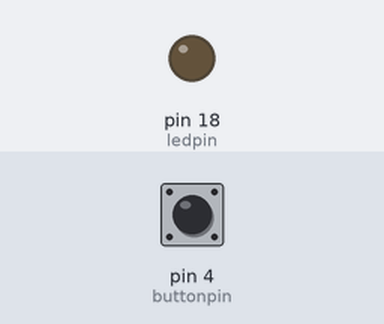
Bench run of a sketch on a simulated Arduino Uno, built with avr-gcc and run on an emulated ATmega328P. Parts: output pins drawn as LEDs (lit = HIGH). Inputs (shaded band) come from the test bench; at power-on: pin 4 (buttonpin) HIGH. What the sketch prints to the serial monitor is not drawn.

Above: at 1.2 s.
1.3 s: pin 4 (buttonpin) pulled LOW for 0.15 s
At 1.37 s:
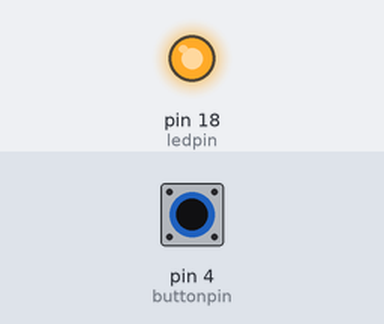
2.9 s: pin 4 (buttonpin) pulled LOW for 3.2 s
At 7.3 s:
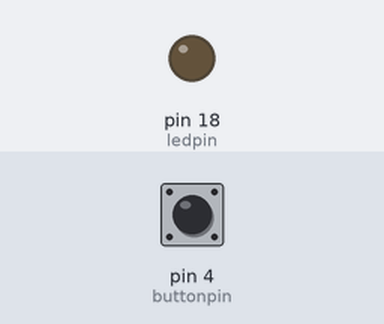
7.6 s: pin 4 (buttonpin) driven LOW
At 8.7 s:
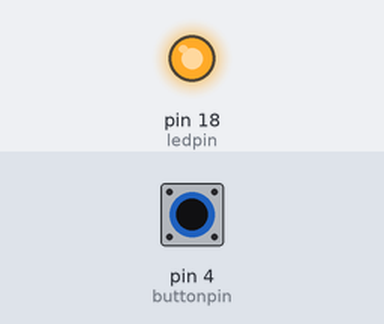
10.6 s: pin 4 (buttonpin) driven HIGH
At 10.9 s:
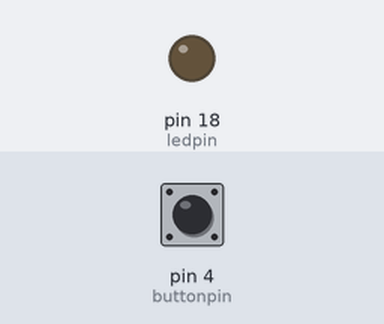
Timing chart, 0 to 13.1 s (numbered marks = the images above; inputs shaded):
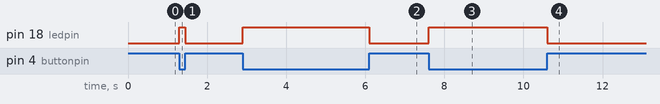

The sketch:

button_led.ino
```cpp
const int ledpin = 18; //gave the variable ledpin an integer 18
const int buttonpin = 4; //can change pin easily

void setup() { //run once when code starts
  Serial.begin(115200);
  pinMode(ledpin, OUTPUT);
  pinMode(buttonpin, INPUT_PULLUP);
}

void loop() { //run in loop
  int buttonmode = digitalRead(buttonpin); //put the state of button to buttonmode(new variable)

  if(buttonmode == LOW){
    Serial.println("BUTTON SWITCHED"); //checking if circuit closed-use serial monitor to view
    digitalWrite(ledpin, HIGH);
  }else{
    digitalWrite(ledpin,LOW);
  }
}
```

Measured:
- after the input at 1.3 s, pin 18 (ledpin): LOW → HIGH at once, → LOW 0.15 s later
- after the input at 2.9 s, pin 18 (ledpin): LOW → HIGH at once, → LOW 3.2 s later
- after the input at 7.6 s, pin 18 (ledpin): LOW → HIGH at once
- after the input at 10.6 s, pin 18 (ledpin): HIGH → LOW at once
